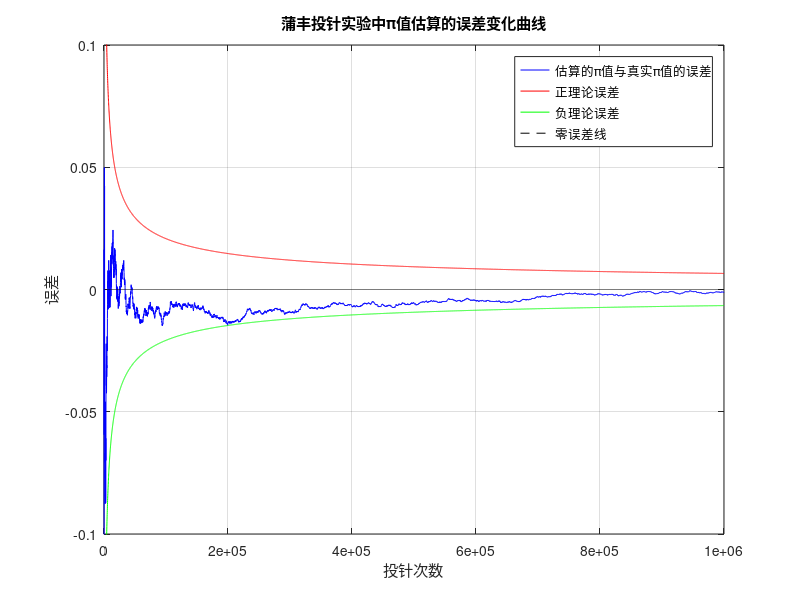

This figure's MATLAB source:
%蒙特卡洛方法模拟蒲丰投针，计算圆周率，计算误差，画出误差曲线
% 蒲丰投针实验参数
L = 3; % 针的长度
d = 4; % 平行线的间距
N = 1000000; % 投针的总次数，修改为 100 万次

% 初始化相交次数
X = 0;

% 预分配空间
pi_estimates = zeros(floor(N/100),1);
trial_numbers = zeros(floor(N/100),1);
errors = zeros(floor(N/100),1);
theoretical_errors = zeros(floor(N/100),1);

% 随机投针实验
for i = 1:N
    % 随机生成针的中心位置和与水平线的夹角
    x_center = (d / 2) * rand; % 针中心到最近线的距离
    theta = pi * rand; % 针与平行线的夹角（随机在[0, pi)之间）

    % 判断是否相交
    if x_center <= (L / 2) * sin(theta)
        X = X + 1; % 如果相交，相交次数加一
    end

    % 每隔 100 次计算一次π的估计值和误差
    if mod(i, 100) == 0
        % 计算 π 的估计值
        pi_estimate = (2 * L * i) / (d * X);
        pi_estimates(floor(i/100)) = pi_estimate;
        trial_numbers(floor(i/100)) = i;

        % 计算误差
        error_value = pi_estimate - pi;
        errors(floor(i/100)) = error_value;

        % 计算理论误差
        p = (2 * L) / (pi * d);
        theoretical_error = 2 * pi * sqrt((1 - p) / (i * p));
        theoretical_errors(floor(i/100)) = theoretical_error;
    end
end

% 计算最终完成所有投针后π的估计值
final_pi_estimate = (2 * L * N) / (d * X);

% 显示最终结果
disp(['通过蒲丰投针实验估算的最终π值为：', num2str(final_pi_estimate)]);
disp(['最终π值与真实π值的相对误差为：', num2str(abs(final_pi_estimate - pi)/pi * 100), '%']);

% 可视化
figure;
plot(trial_numbers, errors, '-b');
hold on;
plot(trial_numbers, theoretical_errors, '-r');
plot(trial_numbers, -theoretical_errors, '-g');
plot(trial_numbers, zeros(size(trial_numbers)), '--k');
legend('估算的π值与真实π值的误差', '正理论误差', '负理论误差', '零误差线');
xlabel('投针次数');
ylabel('误差');
title('蒲丰投针实验中π值估算的误差变化曲线');
grid on;

% 设置横纵坐标范围
xlim([0, N]); % 设置 x 轴范围为 0 到 N
ylim([-0.1, 0.1]); % 设置 y 轴范围为 -0.1 到 0.1，可根据实际情况调整